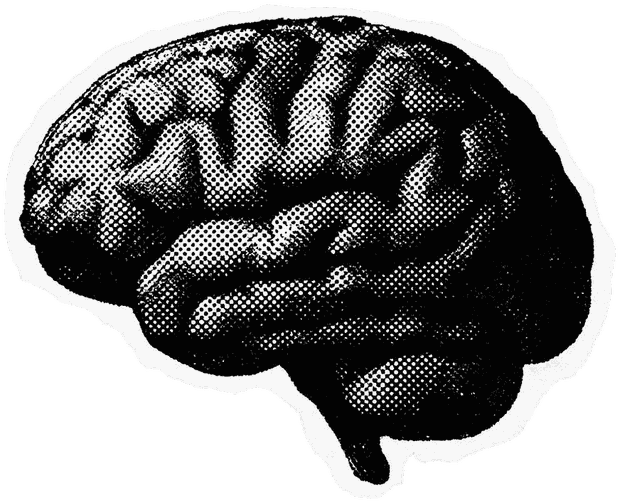
#> input picture assets/brain.png, 620 x 503 px, given in place of 52c113261b11744f4723bd107c4c40d7.jpg, which was not available
$ python make-stickers.py
#> lines starting #> are read from the running program, lines starting #| are printed output that depends on the picture; after the words box and inside, x2 and y2 are one past the last pixel; in counts of white or black regions, pixels touching at a corner belong together
"""Turns the checkerboard-background sticker JPGs into clean transparent PNGs.

The sticker art is printed on a white die-cut ring over a fake-transparency
checkerboard. A flood fill walks inward from the image border and clears every
dark pixel it can reach. The white ring is brighter than WALL, so the fill stops
there and the black ink inside the sticker is never touched.

    python -m pip install pillow
    python tools/make-stickers.py

Edit JOBS to point at new source files and their target sizes.
"""

from collections import deque
import os

from PIL import Image

# (source, output name, max edge in px)
JOBS = [
    (r"C:\Users\Dwa\Documents\52c113261b11744f4723bd107c4c40d7.jpg", "brain.png", 620),
    (r"C:\Users\Dwa\Documents\2077ac8070f36f8c94105a9d2d35d115.jpg", "laptop.png", 560),
    (r"C:\Users\Dwa\Documents\cdd7c4861b626d3fc4176ecded311a75.jpg", "wifi.png", 480),
]

OUT_DIR = os.path.join(os.path.dirname(os.path.dirname(os.path.abspath(__file__))), "assets")
WALL = 200      # luminance at or above this stops the flood (the white die-cut ring)
PALETTE = 96    # halftone survives a small palette; keeps the files light


def key_out_background(img: Image.Image) -> Image.Image:
    img = img.convert("RGB")
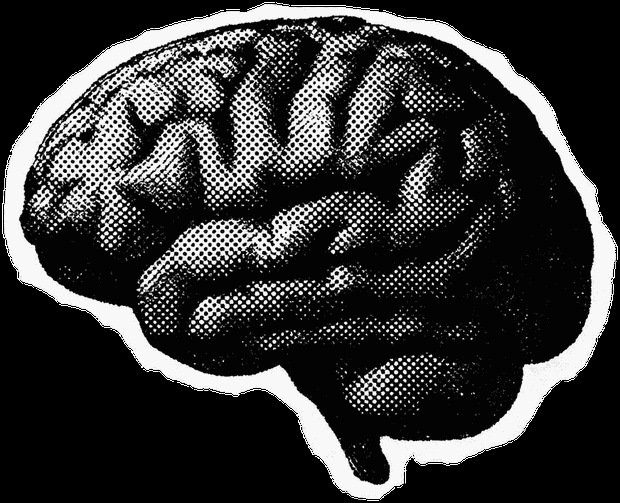
#> img: PIL image 620x503 RGB; min 0, max 254, mean 54.4
    w, h = img.size
#> w = 620; h = 503
    px = img.load()
    seen = bytearray(w * h)
    alpha = Image.new("L", (w, h), 255)
#> alpha: PIL image 620x503 L; every value is 255
    ap = alpha.load()

    q = deque()
    for x in range(w):
        q.append((x, 0))
        q.append((x, h - 1))
    for y in range(h):
        q.append((0, y))
        q.append((w - 1, y))

    while q:
        x, y = q.popleft()
        idx = y * w + x
        if seen[idx]:
            continue
        seen[idx] = 1
        r, g, b = px[x, y]
        if (r * 299 + g * 587 + b * 114) // 1000 >= WALL:
            continue
        ap[x, y] = 0
        if x > 0:
            q.append((x - 1, y))
        if x + 1 < w:
            q.append((x + 1, y))
        if y > 0:
            q.append((x, y - 1))
        if y + 1 < h:
            q.append((x, y + 1))

    out = img.convert("RGBA")
    out.putalpha(alpha)
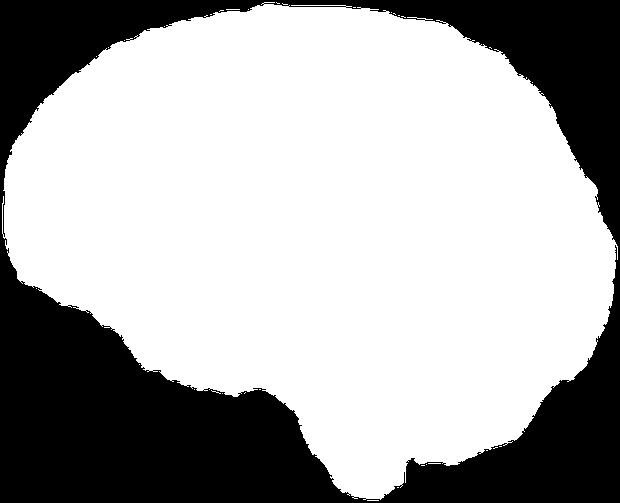
#> alpha: PIL image 620x503 L; 67.5% white; 1 black region, box (x1, y1, x2, y2) and area: (0, 0, 620, 503) 101329
    return out


def trim(img: Image.Image, pad: int = 6) -> Image.Image:
#> called with pad = 6
    bbox = img.getbbox()
#> bbox = (2, 2, 618, 501)
    if not bbox:
        return img
    left, top, right, bottom = bbox
#> left = 2; top = 2; right = 618; bottom = 501
    return img.crop((
        max(0, left - pad),
        max(0, top - pad),
        min(img.width, right + pad),
        min(img.height, bottom + pad),
    ))


def main() -> None:
    os.makedirs(OUT_DIR, exist_ok=True)
    for src, name, size in JOBS:
        cut = trim(key_out_background(Image.open(src)))
        cut.thumbnail((size, size), Image.LANCZOS)
        cut = cut.quantize(colors=PALETTE, method=Image.FASTOCTREE)
        path = os.path.join(OUT_DIR, name)
        cut.save(path, "PNG", optimize=True)
        print(f"{name}: {cut.size[0]}x{cut.size[1]}  {os.path.getsize(path) // 1024} KB")
#| brain.png: 620x503  51 KB
#> pass 2 of the loop in main, `for src, name, size in JOBS:`:
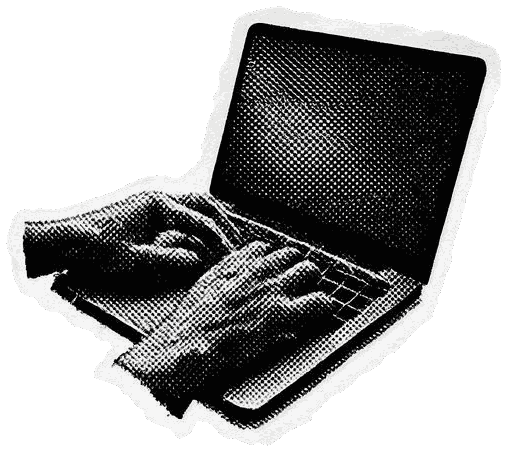
#> input picture assets/laptop.png, 507 x 452 px, given in place of 2077ac8070f36f8c94105a9d2d35d115.jpg, which was not available
#> img: PIL image 507x452 RGB
#> in key_out_background (call 2), `out.putalpha(alpha)`:
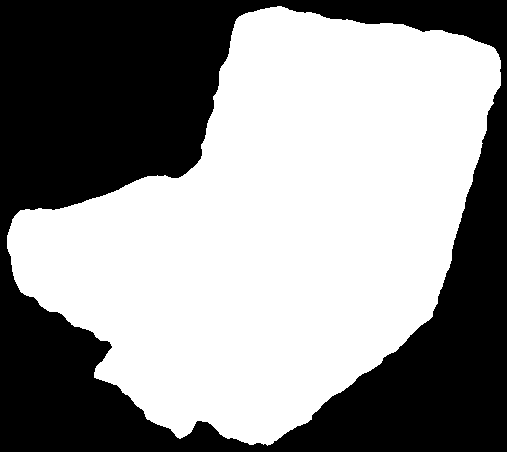
#> alpha: PIL image 507x452 L; 56.7% white; 1 black region, box (x1, y1, x2, y2) and area: (0, 0, 507, 452) 99267
#> in main, `cut = cut.quantize(colors=PALETTE, method=Image.FASTOCTREE)`:
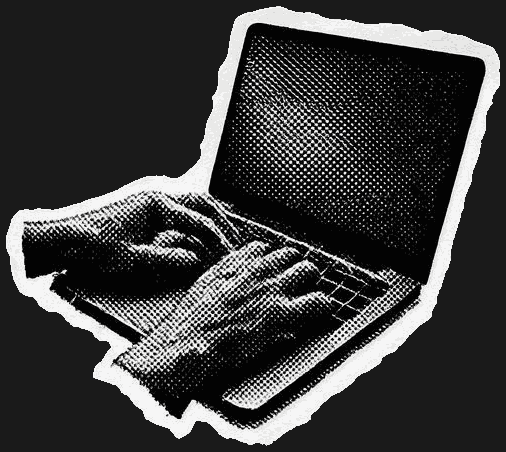
#> cut: PIL image 506x452 P; mean R, G, B 60.3, 60.3, 60.2
#| laptop.png: 506x452  41 KB


if __name__ == "__main__":
    main()
